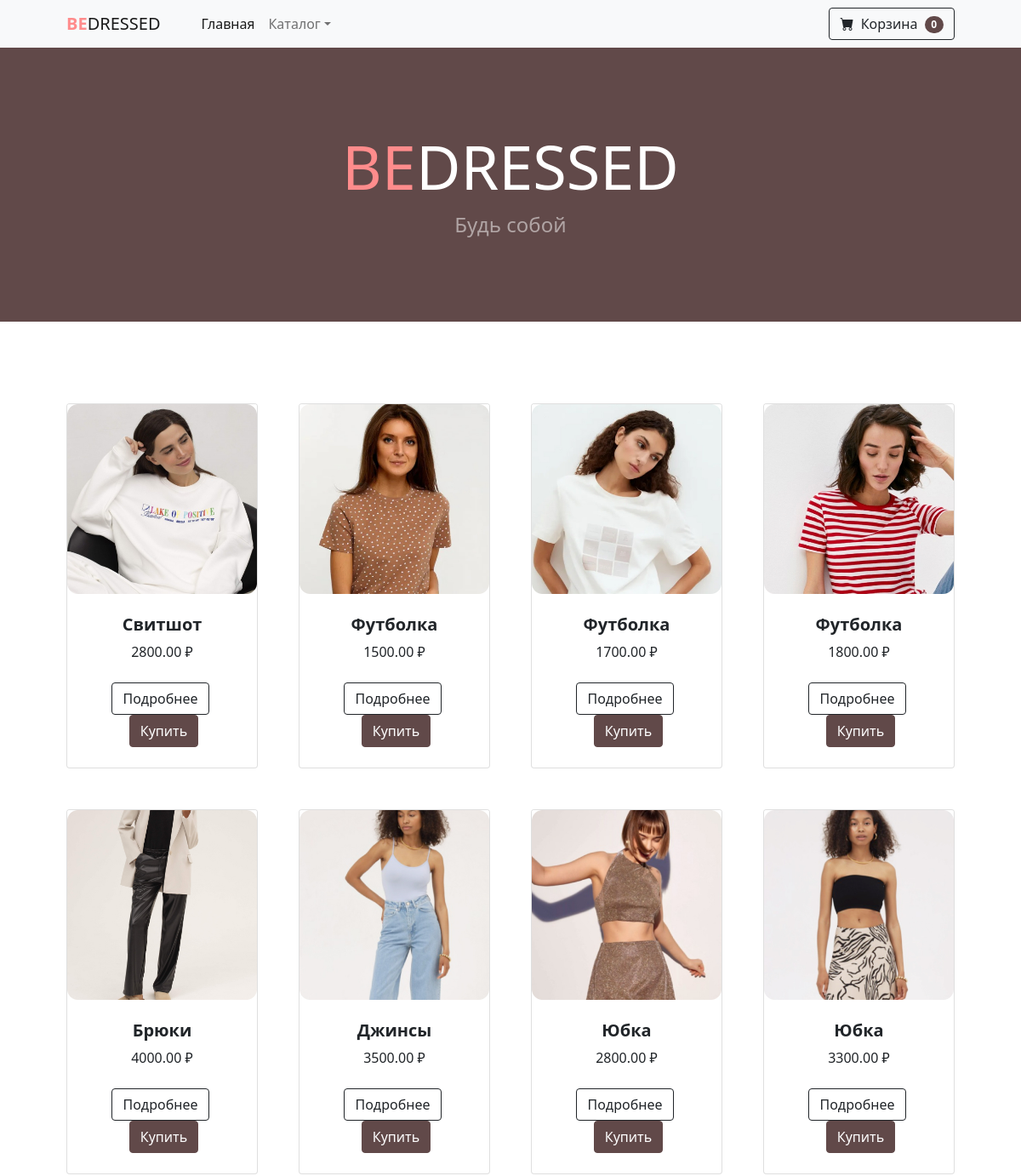
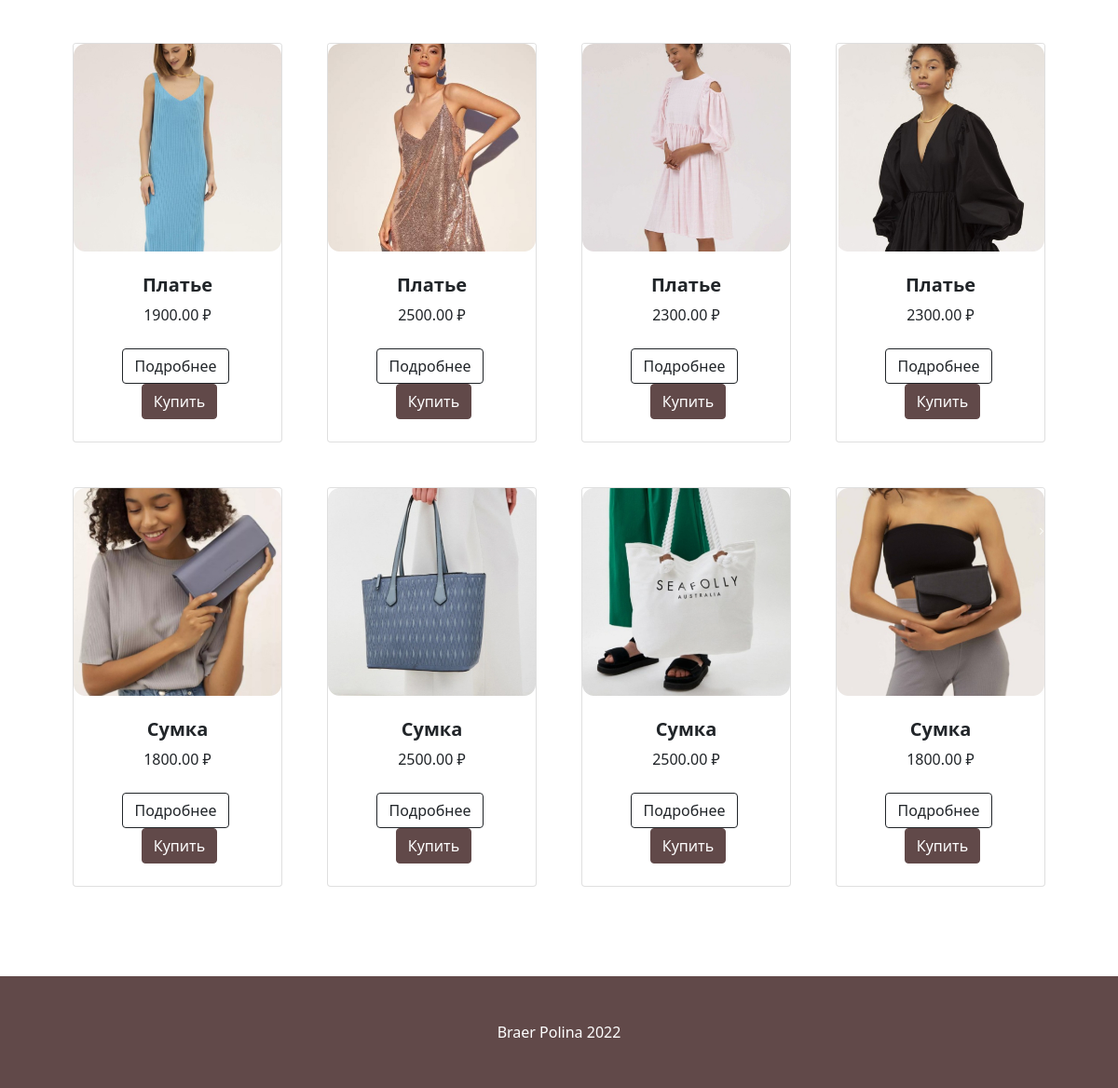
The page / on the database its author committed (2 pictures, top to bottom).
### shop_app/models.py (models this page shows, shortened)
class Cart(models.Model):
    owner = models.ForeignKey('Customer', null=True, verbose_name='Владелец', on_delete=models.CASCADE)
    products = models.ManyToManyField(CartProduct, blank=True, related_name='related_cart')
    total_products = models.PositiveIntegerField(default=0)
    final_price = models.DecimalField(max_digits=9, default=0, decimal_places=2,
                                      verbose_name='Общая цена')
    in_order = models.BooleanField(default=False)
    for_anonymous_user = models.BooleanField(default=False)

class Product(models.Model):
    MIN_RESOLUTION = (300, 300)
    MAX_RESOLUTION = (4000, 4000)
    MAX_IMAGE_SIZE = 3145728
    class Meta:
        abstract = True
    category = models.ForeignKey(Category, verbose_name='Категория', on_delete=models.CASCADE)
    title = models.CharField(max_length=255, verbose_name='Наименование')
    slug = models.SlugField(unique=True)
    image = models.ImageField(verbose_name='Изображение')
    description = models.TextField(verbose_name='Описание', null=True)
    price = models.DecimalField(max_digits=9, decimal_places=2, verbose_name='Цена')
    def get_model_name(self):
        return self.__class__.__name__.lower()

class topwear(Product):
    color = models.CharField(max_length=255, verbose_name='Цвет')
    size = models.CharField(max_length=255, verbose_name='Размер')
    structure = models.CharField(max_length=255, verbose_name='Состав')
    brand = models.CharField(max_length=255, verbose_name='Бренд')
    def get_absolute_url(self):
        return get_product_url(self, 'product_detail')

class bottomwear(Product):
    color = models.CharField(max_length=255, verbose_name='Цвет')
    size = models.CharField(max_length=255, verbose_name='Размер')
    structure = models.CharField(max_length=255, verbose_name='Состав')
    brand = models.CharField(max_length=255, verbose_name='Бренд')
    def get_absolute_url(self):
        return get_product_url(self, 'product_detail')

class dresses(Product):
    color = models.CharField(max_length=255, verbose_name='Цвет')
    height = models.CharField(max_length=255, verbose_name='Рост')
    structure = models.CharField(max_length=255, verbose_name='Состав')
    brand = models.CharField(max_length=255, verbose_name='Бренд')
    def get_absolute_url(self):
        return get_product_url(self, 'product_detail')

class bags(Product):
    color = models.CharField(max_length=255, verbose_name='Цвет')
    height = models.CharField(max_length=255, verbose_name='Рост')
    structure = models.CharField(max_length=255, verbose_name='Состав')
    brand = models.CharField(max_length=255, verbose_name='Бренд')
    def get_absolute_url(self):
        return get_product_url(self, 'product_detail')

### shop_app/views.py (the view)
# urls.py: path('', BaseView.as_view(), name='mainpage'),
class BaseView(CartMixin, View):
    def get(self, request, *args, **kwargs):
        counted_categories = Category.objects.get_categories_for_sidebar()
        products = LatestProducts.objects.get_products_for_main_page(
            'dresses', 'bottomwear', 'topwear', 'bags',
            with_respect_to='topwear'
        )
        context = {
            'categories': counted_categories,
            'products': products,
            'cart': self.cart
        }
        return render(request, 'mainpage.html', context)

### shop_app/mixins.py (called while the page is built)
    def dispatch(self, request, *args, **kwargs):
        if request.user.is_authenticated:
            customer = Customer.objects.filter(user=request.user).first()
            if not customer:
                customer = Customer.objects.create(user=request.user)
            cart = Cart.objects.filter(owner=customer, in_order=False).first()
            if not cart:
                cart = Cart.objects.create(owner=customer)
        else:
            cart = Cart.objects.filter(for_anonymous_user=True).first()
            if not cart:
                cart = Cart.objects.create(for_anonymous_user=True)
        self.cart = cart
        return super().dispatch(request, *args, **kwargs)

### shop_app/models.py (called while the page is built)
def get_models_for_count(*model_names):
    return [models.Count(model_name) for model_name in model_names]

def get_product_url(obj, view_name):
    ct_model = obj.__class__._meta.model_name
    return reverse(view_name, kwargs={'ct_model': ct_model, 'slug': obj.slug})

    @staticmethod
    def get_products_for_main_page(*args, **kwargs):
        with_respect_to = kwargs.get('with_respect_to')
        products = []
        ct_models = ContentType.objects.filter(model__in=args)
        for ct_model in ct_models:
            model_products = ct_model.model_class()._base_manager.all().order_by('-id')[:4]
            products.extend(model_products)
        if with_respect_to:
            ct_model = ContentType.objects.filter(model=with_respect_to)
            if ct_model.exists():
                if with_respect_to in args:
                    return sorted(
                        products, key=lambda x: x.__class__._meta.model_name.startswith(with_respect_to), reverse=True
                    )
        return products

    def get_queryset(self):
        return super().get_queryset()

    def get_categories_for_sidebar(self):
        models = get_models_for_count('dresses', 'bags', 'topwear', 'bottomwear')
        qset = list(self.get_queryset().annotate(*models))
        data = [
            dict(name=wear_category.name, url=wear_category.get_absolute_url(),
                 count=getattr(wear_category, self.CATEGORY_NAME_COUNT[wear_category.name]))
            for wear_category in qset
        ]
        data.reverse()
        return data

    def get_absolute_url(self):
        return reverse('category_detail', kwargs={'slug': self.slug})

### shop_app/templates/mainpage.html (shortened to what this page needs)
<!DOCTYPE html>
<html lang="ru">
    <head>
        {% load static %}
        <link href="https://cdn.jsdelivr.net/npm/bootstrap-icons@1.5.0/font/bootstrap-icons.css" rel="stylesheet" />
        <link href="{% static 'css/mainpage.css'%}" rel="stylesheet" />
    </head>
    <body>
        <nav class="navbar navbar-expand-lg navbar-light bg-light">
            <div class="container px-4 px-lg-5">
                <a class="navbar-brand" href="{% url 'mainpage' %}"><span style="color:#ff8c8c"><b>BE</b></span>DRESSED</a>
                <div class="collapse navbar-collapse" id="navbarSupportedContent">
                    <ul class="navbar-nav me-auto mb-2 mb-lg-0 ms-lg-4">
                        <li class="nav-item"><a class="nav-link active" aria-current="page" href="{% url 'mainpage' %}">Главная</a></li>
                        <li class="nav-item dropdown">
                            <a class="nav-link dropdown-toggle" id="navbarDropdown" href="#" role="button" data-bs-toggle="dropdown" aria-expanded="false">Каталог</a>
                        </li>
                    </ul>
                    <form class="d-flex">
                        <a href="{% url 'cart' %}" class="btn btn-outline-dark flex-shrink-0" type="button">
                            <i class="bi-cart-fill me-1"></i>
                            Корзина
                            <span class="badge bg-dark text-white ms-1 rounded-pill">{{ cart.products.count }}</span>
                        </a>
                    </form>
                </div>
            </div>
        </nav>
        <header class="bg-dark py-5">
            <div class="container px-4 px-lg-5 my-5">
                <div class="text-center text-white">
                    <h1 class="display-2"><span style="color:#ff8c8c"><b>BE</b></span>DRESSED</h1>
                    <p class="lead text-white-50 mb-0">Будь собой</p>
                </div>
            </div>
        </header>
        <section class="py-5">
            <div class="container px-4 px-lg-5 mt-5">
                <div class="row gx-4 gx-lg-5 row-cols-2 row-cols-md-3 row-cols-xl-4 justify-content-center">
                    {% for product in products %}
                    <div class="col mb-5">
                        <div class="card h-100">
                            <img class="card-img-top" src="{{ product.image.url }}" alt="..." />
                            <div class="card-body p-4">
                                <div class="text-center">
                                    <h5 href="{{ product.get_absolute_url }}" class="fw-bolder">{{ product.title }}</h5>
                                    {{ product.price }} ₽
                                </div>
                            </div>
                            <div class="card-footer p-4 pt-0 border-top-0 bg-transparent">
                                <div class="text-center">
                                    <a class="btn btn-outline-dark flex-shrink-0 me-1" type="button" href="{{ product.get_absolute_url }}">Подробнее</a>
                                    <a class="btn btn-secondary flex-shrink-0 ms-1" href="{% url 'add_to_cart' ct_model=product.get_model_name slug=product.slug %}">Купить</a>
                                </div>
                            </div>
                        </div>
                    </div>
                    {% endfor %}
                </div>
            </div>
        </section>
        <footer class="py-5 bg-dark">
            <div class="container"><p class="m-0 text-center text-white">Braer Polina 2022</p></div>
        </footer>
    </body>
</html>

### rows shown on the page
Cart: products.count "0"
topwear: image (picture), title "Свитшот", price "2800.00"
topwear: image (picture), title "Футболка", price "1500.00"
topwear: image (picture), title "Футболка", price "1700.00"
topwear: image (picture), title "Футболка", price "1800.00"
bottomwear: image (picture), title "Брюки", price "4000.00"
bottomwear: image (picture), title "Джинсы", price "3500.00"
bottomwear: image (picture), title "Юбка", price "2800.00"
bottomwear: image (picture), title "Юбка", price "3300.00"
dresses: image (picture), title "Платье", price "1900.00"
dresses: image (picture), title "Платье", price "2500.00"
dresses: image (picture), title "Платье", price "2300.00"
dresses: image (picture), title "Платье", price "2300.00"
bags: image (picture), title "Сумка", price "1800.00"
bags: image (picture), title "Сумка", price "2500.00"
bags: image (picture), title "Сумка", price "2500.00"
bags: image (picture), title "Сумка", price "1800.00"
